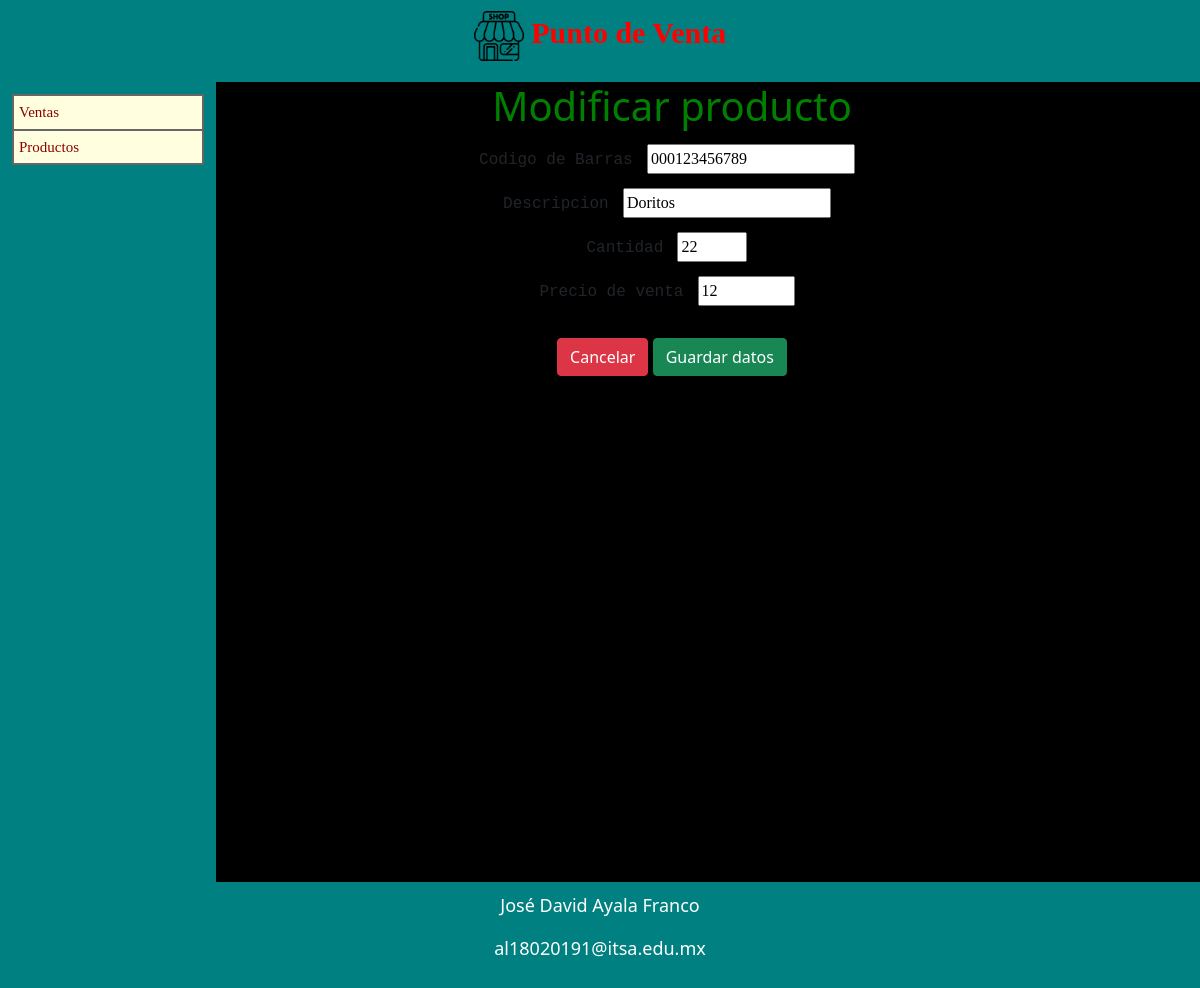
The app's page /modificar.php?codigo_barras=000123456789 with its own data.
### tables this page shows
CREATE TABLE `productos` (
  `id_producto` int NOT NULL,
  `codigo_barras` varchar(12) NOT NULL,
  `descripcion` varchar(30) NOT NULL,
  `cantidad` int NOT NULL DEFAULT '0',
  `precio_venta` double NOT NULL,
  `fecha_modificacion` datetime NOT NULL
);

### modificar.php (the view, shortened to what this page needs)
<?php
require_once 'conexion.php';
$codigo_barras = $_GET["codigo_barras"];
$sql = "SELECT * FROM productos WHERE codigo_barras = '$codigo_barras'";
$resultado = $db->query($sql);
while ($registro = $resultado->fetch_array()) {
    $descripcion = $registro["descripcion"];
    $cantidad = $registro["cantidad"];
    $precio_venta = $registro["precio_venta"];
}
?>
<html>
    <head>
        <link href="https://cdn.jsdelivr.net/npm/bootstrap@5.0.0-beta3/dist/css/bootstrap.min.css" rel="stylesheet">
        <link rel="stylesheet" type="text/css" href="estilos/estilo.css" media="screen" />
    </head>
    <body>
        <div class="encabezado">
        </div>
        <div class="menu">
        </div>
        <div class="contenido">
            <h1>Modificar producto</h1>
            <form action="modificar_bd.php" >
                <label>Codigo de Barras</label>
                <input type="text" name="codigo_barras" autofocus="autofocus"
                       required="required" pattern="[0-9]{12}" minlength="12" maxlength="12"
                       placeholder="Introduce la el codigo de barras" title="Deben ser 12 n&uacute;meros."
                       readonly="" value="<?php echo $codigo_barras; ?>" />
                <br/>
                <label>Descripcion</label>
                <input type="text" name="descripcion" required="required"
                       pattern="[a-zA-Z0-9.ñ ]*" minlength="1" maxlength="30"
                       placeholder="Introduce el nombre" title="Deben ser solo caracteres de la A a la Z."
                       value="<?php echo $descripcion; ?>" />
                <br/>
                <label>Cantidad</label>
                <input type="number" name="cantidad" min="1" max="300"
                       placeholder="Introduce la cantidad de productos"
                       title="Deben ser entre 1 y 300." required="required"
                       value="<?php echo $cantidad; ?>" />
                <br/>
                <label>Precio de venta</label>
                <input type="number" name="precio_venta" step=0.01 min="1" max="300"
                       placeholder="Introduce el precio de venta"
                       title="Deben ser entre 1 y 300." required="required"
                       value="<?php echo $precio_venta; ?>" />
                <br/><br/>
                <button type="button" class="btn btn-danger"  onclick="location.href = 'index_productos.php'" name="cancelar">Cancelar</button>
                <button type="submit" class="btn btn-success"   <button type="button" class="btn btn-success">Guardar datos</button>
            </form>
        </div>
        <div class="pie">
        </div>
    </body>
</html>

### estilos/estilo.css (style rules this page uses)
body { background-color: black; }
h1 { color: green; }
label { font-family: monospace; margin-top: 10px; margin-bottom: 10px; margin-right: 10px; }
.encabezado { background: teal; color: red; font-family: fantasy; font-size: 30px; font-weight: bolder; text-align: center; padding-bottom: 5px; padding-top: 10px; padding-left: 5px; padding-right: 5px; }
.menu { background-color: teal; width: 18%; height: 100%; float:left; padding: 1% 1% 1% 1%; }
.contenido { background-color: black; height: 100%; width: 76%; float:left; text-align: center; padding: 0% 2% 2% 2%; }
.pie { clear: left; background-color: teal; color: white; font-family: unset; font-size: 18px; text-align: center; padding-bottom: 10px; padding-top: 10px; padding-left: 10px; padding-right: 10px; }
ul.menu_principal { width: 100%; list-style: none; margin: 0; padding: 0; font-family: var; font-size: 15px; border: 1px solid #666; }
ul.menu_principal li { background: lightyellow; border: 1px solid #666; }
ul.menu_principal li a { text-decoration: none; color: darkred; display: block; padding: 5px 5px 5px 5px; }
input { font-family: cursive; font-size: 16px; height: 30px; margin-top: 5px; margin-bottom: 5px; margin-right: 10px; }

### records on screen
productos: descripcion "Doritos", cantidad "22", precio_venta "12"
